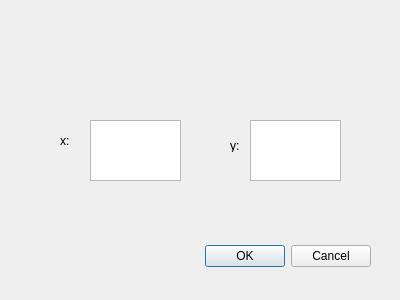
<?xml version="1.0" encoding="UTF-8"?>
<ui version="4.0">
 <class>Dialog</class>
 <widget class="QDialog" name="Dialog">
  <property name="geometry">
   <rect>
    <x>0</x>
    <y>0</y>
    <width>400</width>
    <height>300</height>
   </rect>
  </property>
  <property name="windowTitle">
   <string>Dialog</string>
  </property>
  <widget class="QDialogButtonBox" name="buttonBox">
   <property name="geometry">
    <rect>
     <x>30</x>
     <y>240</y>
     <width>341</width>
     <height>32</height>
    </rect>
   </property>
   <property name="orientation">
    <enum>Qt::Horizontal</enum>
   </property>
   <property name="standardButtons">
    <set>QDialogButtonBox::Cancel|QDialogButtonBox::Ok</set>
   </property>
  </widget>
  <widget class="QLabel" name="label">
   <property name="geometry">
    <rect>
     <x>60</x>
     <y>120</y>
     <width>91</width>
     <height>41</height>
    </rect>
   </property>
   <property name="text">
    <string>x:</string>
   </property>
  </widget>
  <widget class="QLabel" name="label_2">
   <property name="geometry">
    <rect>
     <x>230</x>
     <y>140</y>
     <width>54</width>
     <height>12</height>
    </rect>
   </property>
   <property name="text">
    <string>y:</string>
   </property>
  </widget>
  <widget class="QTextEdit" name="dClickXTextEdit">
   <property name="geometry">
    <rect>
     <x>90</x>
     <y>120</y>
     <width>91</width>
     <height>61</height>
    </rect>
   </property>
  </widget>
  <widget class="QTextEdit" name="dClickYTextEdit">
   <property name="geometry">
    <rect>
     <x>250</x>
     <y>120</y>
     <width>91</width>
     <height>61</height>
    </rect>
   </property>
  </widget>
 </widget>
 <resources/>
 <connections>
  <connection>
   <sender>buttonBox</sender>
   <signal>accepted()</signal>
   <receiver>Dialog</receiver>
   <slot>accept()</slot>
   <hints>
    <hint type="sourcelabel">
     <x>248</x>
     <y>254</y>
    </hint>
    <hint type="destinationlabel">
     <x>157</x>
     <y>274</y>
    </hint>
   </hints>
  </connection>
  <connection>
   <sender>buttonBox</sender>
   <signal>rejected()</signal>
   <receiver>Dialog</receiver>
   <slot>reject()</slot>
   <hints>
    <hint type="sourcelabel">
     <x>316</x>
     <y>260</y>
    </hint>
    <hint type="destinationlabel">
     <x>286</x>
     <y>274</y>
    </hint>
   </hints>
  </connection>
 </connections>
</ui>
